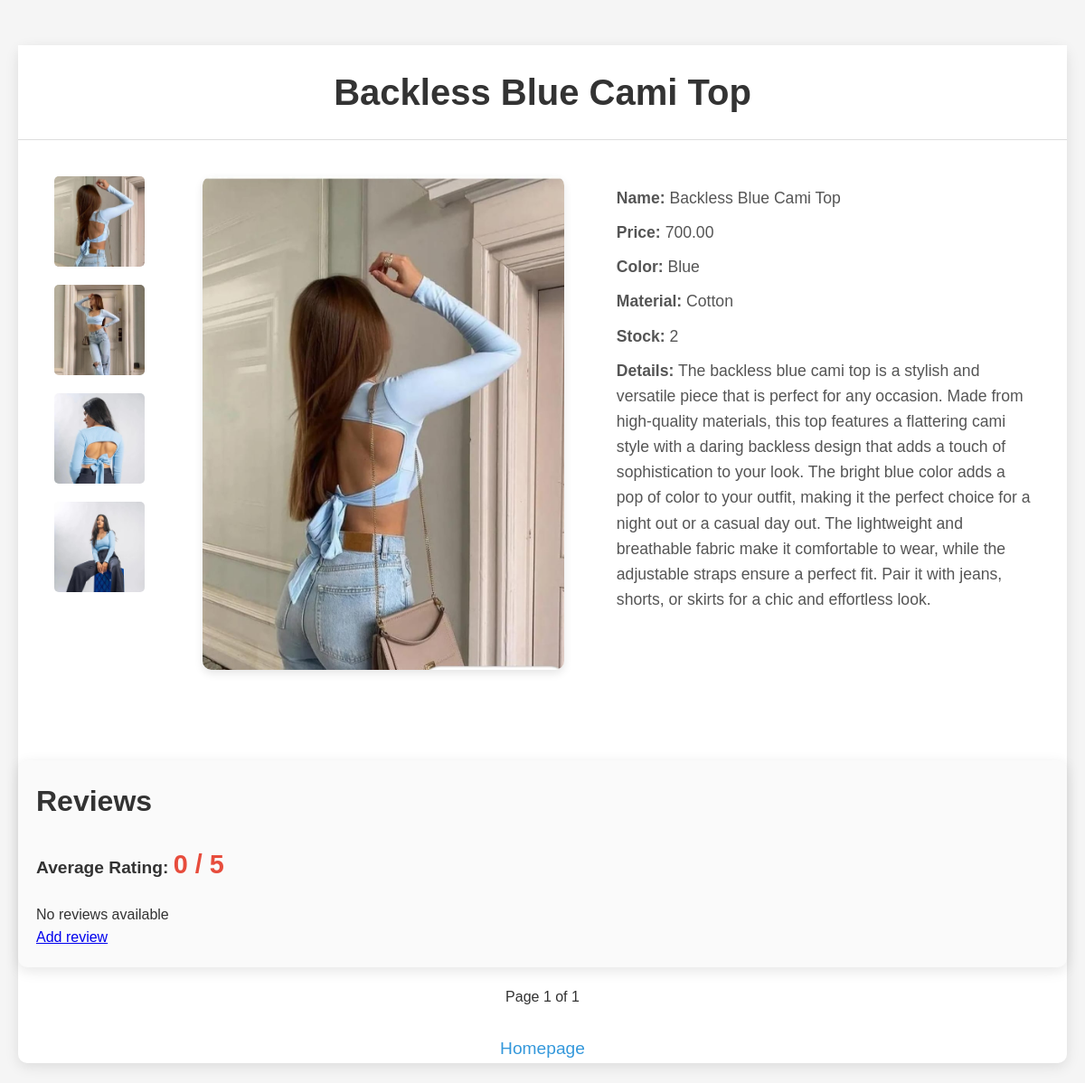
The app's page /product_detail/15/, older data.
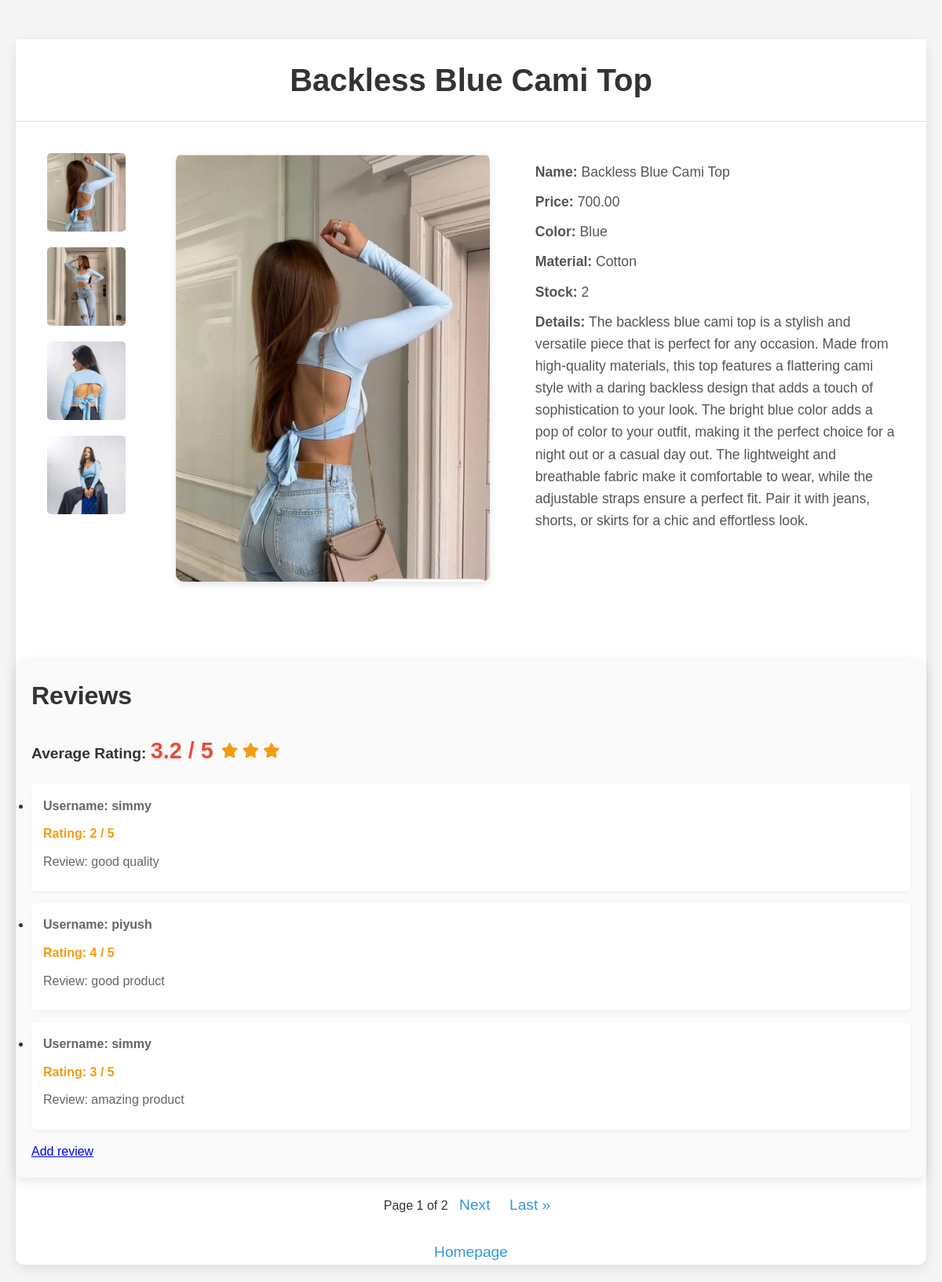
The same page, newer data.
### app/models.py (models this page shows, shortened)
class ProductImage(models.Model):
    product = models.ForeignKey(Product, related_name="images", on_delete=models.CASCADE)
    image = models.ImageField(upload_to='product_images/')

class Review(models.Model):
    product = models.ForeignKey(Product, on_delete=models.CASCADE, related_name='reviews')
    user = models.ForeignKey(User, on_delete=models.CASCADE)
    rating = models.IntegerField(default=1, choices=[(i, i) for i in range(1, 6)])
    review_text = models.TextField(blank=True, null=True)
    created_at = models.DateTimeField(auto_now_add=True)

### app/views.py (the view)
# urls.py: path('product_detail/<int:product_id>/', product_detail, name='product_detail'),
def product_detail(request, product_id):
    product = get_object_or_404(Product, id=product_id)
    reviews = Review.objects.filter(product=product)
    images = product.images.first()
    if request.user.is_authenticated:
        is_in_cart = AddToCart.objects.filter(user=request.user, product=product).exists()
    else:
        is_in_cart = False
    page_number = request.GET.get("page")
    paginator = Paginator(reviews,3)
    page_obj = paginator.get_page(page_number)
    average_rating = product.reviews.aggregate(Avg('rating'))['rating__avg'] or 0
    star_range = range(1, 6)
    if average_rating:
        average_rating = round(average_rating,1)
    else:
        average_rating = 0
    return render(request, 'product_detail.html', {
        'product': product,
        'images': images,
        'is_in_cart': is_in_cart,
        'reviews' : reviews,
        'page_obj' : page_obj,
        'average_rating' : average_rating,
        'star_range' : star_range,
    })

### templates/product_detail.html (shortened to what this page needs)
<!DOCTYPE html>
<html lang="en">
<head>
    <link href="https://cdnjs.cloudflare.com/ajax/libs/font-awesome/6.0.0-beta3/css/all.min.css" rel="stylesheet">
</head>
<body>
    <div class="container">
        <header>
            <h1>{{ product.product_name }}</h1>
        </header>
        <div class="product-detail">
            <div class="product-images">
                {% for image in product.images.all %}
                    <img src="{{ image.image.url }}" alt="{{ product.product_name }}" class="thumbnail" onclick="changeImage('{{ image.image.url }}')">
                {% endfor %}
            </div>
            <div class="product-info-container">
                <img id="main-image" src="{{ product.images.all.0.image.url }}" alt="{{ product.product_name }}" class="main-image">
            </div>
            <div class="product-info-container">
                <div class="product-specs">
                    <p><strong>Name:</strong> {{ product.product_name }}</p>
                    <p><strong>Price:</strong> {{ product.product_price }}</p>
                    <p><strong>Color:</strong> {{ product.color }}</p>
                    <p><strong>Material:</strong> {{ product.material }}</p>
                    <p><strong>Stock:</strong> {{ product.stock }}</p>
                    <p><strong>Details:</strong> {{ product.product_description }}</p>
                </div>
            </div>
        </div>
        <div class="reviews-section">
            <h2>Reviews</h2>
            <div class="product-rating">
                <p><strong>Average Rating:</strong>
                    <span class="average-rating">{{ average_rating }} / 5</span>
                    <div class="stars">
                        {% for i in star_range %}
                            {% if i <= average_rating %}
                                <i class="fa fa-star"></i>
                            {% else %}
                                <i class="fa fa-star-o"></i>
                            {% endif %}
                        {% endfor %}
                    </div>
                </p>
            </div>
            {% if reviews %}
                <ul>
                    {% for review in page_obj %}
                        <li class="review-item">
                            <p class="username">Username: {{ review.user.username }}</p>
                            <p class="rating">Rating: {{ review.rating }} / 5</p>
                            <p>Review: {{ review.review_text }}</p>
                        </li>
                    {% endfor %}
                </ul>
            {% else %}
                <p>No reviews available</p>
            {% endif %}
            <a href="/product/{{ product.id }}/add_review">Add review</a>
        </div>
        <div class="pagination">
            <span>Page {{ page_obj.number }} of {{ page_obj.paginator.num_pages }}</span>
            {% if page_obj.has_next %}
                <a href="?page={{ page_obj.next_page_number }}">Next</a>
                <a href="?page={{ page_obj.paginator.num_pages }}">Last &raquo;</a>
            {% endif %}
        </div>
        <a href="/" class="back-link">Homepage</a>
    </div>
</body>
</html>

Row changes from the older to the newer data that the page shows:
added Review: user.username "simmy", rating "2", review_text "good quality"
added Review: user.username "piyush", rating "4", review_text "good product"
added Review: user.username "simmy", rating "3", review_text "amazing product"
Text that changed along with them:
{{ average_rating }}: "0" → "3.2"
{{ page_obj.paginator.num_pages }}: "1" → "2"
text no longer shown: "No reviews available"
text now shown: "Next Last »"
